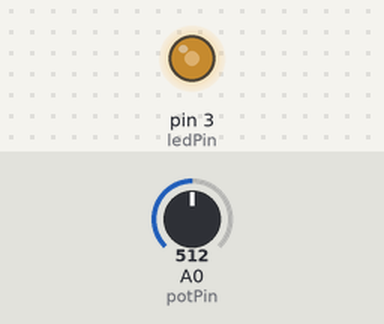
Simulated run of this sketch. Board: Arduino Uno, built with avr-gcc and run on an emulated ATmega328P. Parts: output pins drawn as LEDs (lit = HIGH). The inputs (shaded band) are chosen by the test bench; at power-on: A0 (potPin) = 512.

Above: at 1.2 s.
1.3 s: A0 (potPin) set to 716
At 2.4 s:
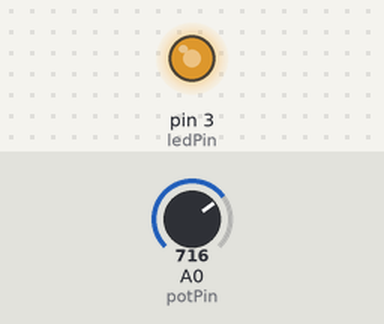
2.8 s: A0 (potPin) set to 900
At 3.5 s:
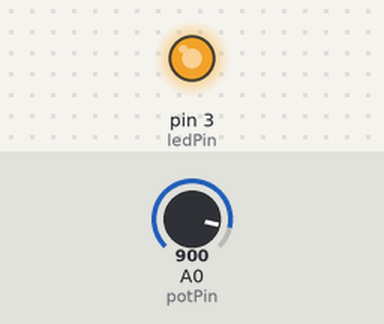
4.3 s: A0 (potPin) set to 122
At 4.7 s:
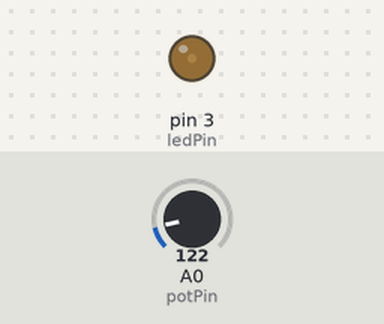
5.8 s: A0 (potPin) set to 0
At 7.0 s:
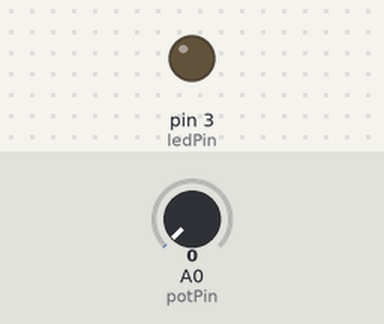
Timing chart, 0 to 8.3 s (numbered marks = the images above; inputs shaded):
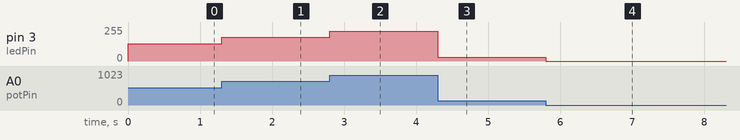

Measured:
- after the input at 1.3 s, pin 3 (ledPin): 128/255 → 179/255 at once
- after the input at 2.8 s, pin 3 (ledPin): 179/255 → 225/255 at once
- after the input at 4.3 s, pin 3 (ledPin): 225/255 → 30/255 at once
- after the input at 5.8 s, pin 3 (ledPin): 30/255 → 0/255 at once

The sketch:

Deneme13-Analog_Tekrar2.ino
```cpp
/*
Potansiyometrenin ayar ucu bize dönükken:
sağ bacağı +
sol bacağı - kutbunda
orta bacağı analog A0 çıkışında
(+ ile - yer değiştirdiğinde sadece sağdan sola ya da soldan
sağa ledin parlaklığını artırıp azaltma ayarı değişir.)
----------------------------------------------------------
Ledin + bacağı PWM digital noktasında.Yaklaşık işaretiyle
işaretlenen pinler... - Bacağı 330ohm ile - kutbuna bağlı
---------------------------------------------------------
Digital pinler için 10 bitlik hafıza saklı. 0-1023 arası
değerlerle işlem yapılabilir (2^10)

Analog pinler için 8 bitlik hafıza ayrılmış durumda 0-255
arası değerlede işlem yapılabilir (2^8)

Dolayısıyla analogWrite komutu kullanılacaksa ve digital bilgi
analog bilgiye çevirilecekse   state=analogRead(potPin / 4);
şeklinde bilgi okunması sağlanabilir.
----------------------------------------------------------
*/
int ledPin = 3;
int potPin = A0;
int state;

void setup() {
  // put your setup code here, to run once:
  pinMode(ledPin, OUTPUT);
  pinMode(potPin, INPUT);
}

void loop() {
  // put your main code here, to run repeatedly:
  state=analogRead(potPin) / 4;
  analogWrite(ledPin,state);
}
```
